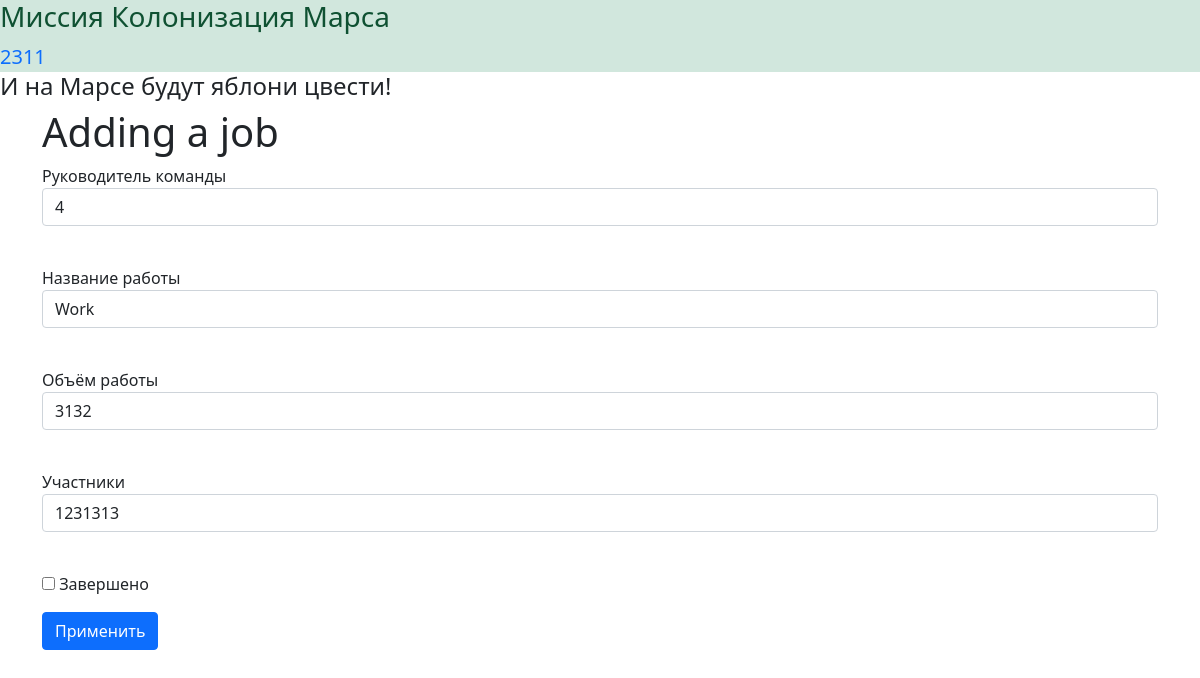
The page /jobs/5 (signed in) on the database its author committed.
### data/users.py (models this page shows, shortened)
class User(SqlAlchemyBase, UserMixin):
    __tablename__ = 'users'
    id = sqlalchemy.Column(sqlalchemy.Integer,
                           primary_key=True, autoincrement=True)
    surname = sqlalchemy.Column(sqlalchemy.String, nullable=True)
    name = sqlalchemy.Column(sqlalchemy.String, nullable=True)
    age = sqlalchemy.Column(sqlalchemy.Integer, nullable=True)
    position = sqlalchemy.Column(sqlalchemy.String, nullable=True)
    speciality = sqlalchemy.Column(sqlalchemy.String, nullable=True)
    address = sqlalchemy.Column(sqlalchemy.String, nullable=True)
    email = sqlalchemy.Column(sqlalchemy.String, unique=True, nullable=True)
    hashed_password = sqlalchemy.Column(sqlalchemy.String, nullable=True)
    modified_date = sqlalchemy.Column(sqlalchemy.DateTime,
                                      default=datetime.datetime.now())
    is_active = True

### data/jobs.py (models this page shows)
class Jobs(SqlAlchemyBase):
    __tablename__ = 'jobs'
    user = orm.relationship('User')
    id = sqlalchemy.Column(sqlalchemy.Integer,
                           primary_key=True, autoincrement=True)
    team_leader = sqlalchemy.Column(sqlalchemy.Integer,
                                    sqlalchemy.ForeignKey("users.id"))
    job = sqlalchemy.Column(sqlalchemy.String, nullable=True)
    work_size = sqlalchemy.Column(sqlalchemy.Integer, nullable=True)
    collaborators = sqlalchemy.Column(sqlalchemy.String, nullable=True)
    start_date = sqlalchemy.Column(sqlalchemy.DateTime,
                                   default=datetime.datetime.now())
    end_date = sqlalchemy.Column(sqlalchemy.DateTime,
                                 default=datetime.datetime.now())
    is_finished = sqlalchemy.Column(sqlalchemy.Boolean)

### main.py (the view, shortened to what this page needs)
@app.route('/jobs/<int:id>', methods=['GET', 'POST'])
@login_required
def edit_jobs(id):
    form = JobsForm()
    if request.method == "GET":
        db_sess = db_session.create_session()
        jobs = db_sess.query(Jobs).filter(Jobs.id == id,
                                          (Jobs.team_leader == current_user.id) | (Jobs.team_leader == 1)
                                          ).first()
        if jobs:
            form.team_leader.data = jobs.team_leader
            form.job.data = jobs.job
            form.work_size.data = jobs.work_size
            form.collaborators.data = jobs.collaborators
            form.is_finished.data = jobs.is_finished
        else:
            abort(404)
    return render_template('jobs.html',
                           title='Редактирование работы',
                           form=form
                           )

### forms/jobsform.py
class JobsForm(FlaskForm):
    team_leader = StringField('Руководитель команды', validators=[DataRequired()])
    job = StringField('Название работы', validators=[DataRequired()])
    work_size = IntegerField('Объём работы', validators=[DataRequired()])
    collaborators = StringField('Участники', validators=[DataRequired()])
    is_finished = BooleanField("Завершено")
    submit = SubmitField('Применить')

### data/db_session.py (called while the page is built)
def create_session() -> Session:
    global __factory
    return __factory()

### main.py (called while the page is built)
@login_manager.user_loader
def load_user(user_id):
    db_sess = db_session.create_session()
    return db_sess.query(User).get(user_id)

### templates/jobs.html (shortened to what this page needs)
{% extends "base.html" %}
{% block content %}
<h1>Adding a job</h1>
<form action="" method="post">
    <p>
        {{ form.team_leader.label }}<br>
        {{ form.team_leader(class="form-control") }}<br>
    </p>
    <p>
        {{ form.job.label }}<br>
        {{ form.job(class="form-control") }}<br>
    </p>
   <p>
        {{ form.work_size.label }}<br>
        {{ form.work_size(class="form-control") }}<br>
    </p>
   <p>
        {{ form.collaborators.label }}<br>
        {{ form.collaborators(class="form-control") }}<br>
    </p>
    <p>{{ form.is_finished() }} {{ form.is_finished.label }}</p>
    <p>{{ form.submit(type="submit", class="btn btn-primary") }}</p>
</form>
{% endblock %}

### templates/base.html (shortened to what this page needs)
<!DOCTYPE html>
<html lang="en">
<head>
    <link rel="stylesheet"
          href="https://cdn.jsdelivr.net/npm/bootstrap@5.0.0-beta1/dist/css/bootstrap.min.css"
>
</head>
<body>
<header>
    <div class="alert-success", role="alert">
        <h3>Миссия Колонизация Марса</h3>
        {% if current_user.is_authenticated %}
    <a class="navbar-brand" href="/logout">{{ current_user.name }}</a>
{% else %}
    <p>
        <a class="btn btn-primary " href="/register">Зарегистрироваться</a>
        <a class="btn btn-success" href="/login">Войти</a>
    </p>
{% endif %}
    </div>
    <h4>И на Марсе будут яблони цвести!</h4>
</header>
<main role="main" class="container">
    {% block content %}{% endblock %}
</main>
</body>
</html>

### rows shown on the page
User: name "2311"
Jobs: team_leader "4", job "Work", work_size "3132", collaborators "1231313"
